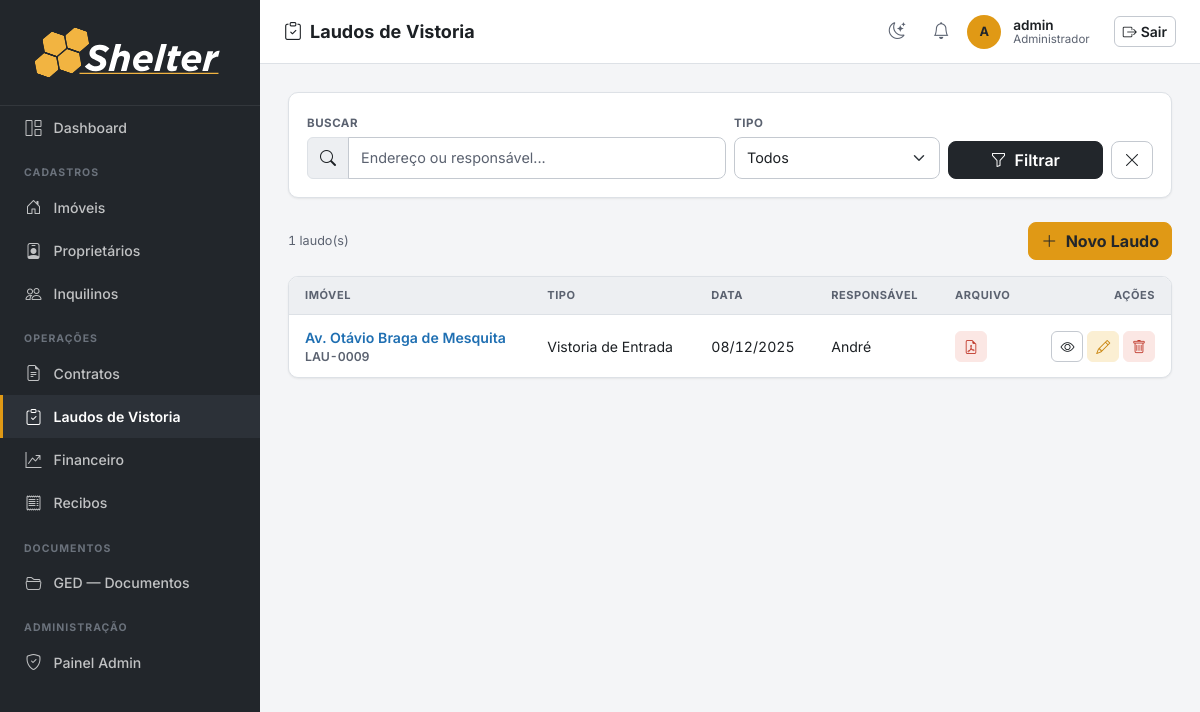
Page /laudos/ (signed in) on the committed database.
### imoveis/models.py (models this page shows, shortened)
class LaudoVistoria(IdentificavelMixin, models.Model):
    PREFIXO_CODIGO = 'LAU'
    TIPO_CHOICES = [
        ('entrada', 'Vistoria de Entrada'),
        ('saida', 'Vistoria de Saída'),
    ]
    imovel = models.ForeignKey(Imovel, on_delete=models.CASCADE, related_name='laudos')
    contrato = models.ForeignKey(Contrato, on_delete=models.PROTECT, related_name='laudos')
    tipo = models.CharField(max_length=20, choices=TIPO_CHOICES)
    data = models.DateField()
    responsavel = models.CharField(max_length=200, verbose_name='Responsável pela Vistoria')
    observacoes = models.TextField(blank=True, verbose_name='Observações')
    local_assinatura = models.CharField(max_length=200, blank=True, verbose_name='Local da Assinatura')
    data_assinatura = models.DateField(null=True, blank=True, verbose_name='Data da Assinatura')
    arquivo = models.FileField(upload_to='laudos/', blank=True, null=True, verbose_name='Laudo em PDF')
    documento_gerado = models.FileField(upload_to='laudos/gerados/', blank=True, null=True,
                                        verbose_name='Laudo gerado (PDF)')
    criado_em = models.DateTimeField(auto_now_add=True)
    class Meta:
        verbose_name = 'Laudo de Vistoria'
        verbose_name_plural = 'Laudos de Vistoria'
        ordering = ['-data']
    @property
    def dependentes_cascata(self):
        pares = [
            ('item(ns) de vistoria', self.itens.count()),
            ('testemunha(s)', self.testemunhas.count()),
            ('documento(s) gerado(s)', self.documentos_gerados.count()),
        ]
        return [(label, n) for label, n in pares if n > 0]

class Imovel(IdentificavelMixin, models.Model):
    PREFIXO_CODIGO = 'IMV'
    TIPO_CHOICES = [
        ('apartamento', 'Apartamento'),
        ('casa', 'Casa'),
        ('comercial', 'Comercial'),
        ('terreno', 'Terreno'),
        ('galpao', 'Galpão'),
    ]
    STATUS_CHOICES = [
        ('ocupado', 'Ocupado'),
        ('vago', 'Vago'),
        ('manutencao', 'Em Manutenção'),
    ]
    CATEGORIA_CHOICES = [
        ('urbano', 'Urbano'),
        ('rural', 'Rural'),
    ]
    proprietario = models.ForeignKey(Proprietario, on_delete=models.PROTECT, related_name='imoveis')
    tipo = models.CharField(max_length=20, choices=TIPO_CHOICES)
    status = models.CharField(max_length=20, choices=STATUS_CHOICES, default='vago')
    categoria = models.CharField(max_length=10, choices=CATEGORIA_CHOICES, default='urbano', verbose_name='Categoria')
    endereco = models.CharField(max_length=300)
    numero = models.CharField(max_length=20, blank=True, verbose_name='Número')
    complemento = models.CharField(max_length=100, blank=True, verbose_name='Complemento')
    bairro = models.CharField(max_length=100, blank=True)
    cidade = models.CharField(max_length=100, default='')
    area_m2 = models.DecimalField(max_digits=8, decimal_places=2, null=True, blank=True, verbose_name='Área (m²)')
    descricao = models.TextField(blank=True)
    matricula = models.CharField(max_length=100, blank=True, verbose_name='Matrícula')
    data_aquisicao = models.DateField(null=True, blank=True, verbose_name='Data de Aquisição')
    valor_aquisicao = models.DecimalField(max_digits=14, decimal_places=2, null=True, blank=True, verbose_name='Valor de Aquisição')
    cadastro_prefeitura = models.CharField(max_length=100, blank=True, verbose_name='Cadastro Prefeitura')
    planta_projeto = models.FileField(upload_to='plantas/', blank=True, null=True, verbose_name='Planta/Projeto')
    nirf = models.CharField(max_length=50, blank=True, verbose_name='NIRF')
    incra = models.CharField(max_length=50, blank=True, verbose_name='INCRA')
    car = models.CharField(max_length=100, blank=True, verbose_name='CAR')
    criado_em = models.DateTimeField(auto_now_add=True)
    class Meta:
        verbose_name = 'Imóvel'
        verbose_name_plural = 'Imóveis'
        ordering = ['endereco']

### imoveis/views.py (the view)
# urls.py: path('laudos/', views.laudo_list, name='laudo_list'),
@login_required
def laudo_list(request):
    q = request.GET.get('q', '')
    tipo = request.GET.get('tipo', '')
    qs = LaudoVistoria.objects.select_related('imovel', 'contrato')
    if q:
        qs = qs.filter(Q(imovel__endereco__icontains=q) | Q(responsavel__icontains=q))
    if tipo:
        qs = qs.filter(tipo=tipo)
    return render(request, 'laudos/laudo_list.html', {
        'laudos': qs, 'q': q, 'tipo': tipo,
        'tipo_choices': LaudoVistoria.TIPO_CHOICES,
    })

### imoveis/context_processors.py (called while the page is built)
def notificacoes_usuario(request):
    user = getattr(request, 'user', None)
    if user is None or not user.is_authenticated:
        return {}
    ultimas = user.notificacoes.all()[:LIMITE_NOTIFICACOES_TOPBAR]
    return {'ultimas_notificacoes_usuario': ultimas}

### imoveis/identidade.py (called while the page is built)
    @property
    def codigo(self):
        if self.pk is None:
            return f'{self.PREFIXO_CODIGO}-????'
        return f'{self.PREFIXO_CODIGO}-{self.pk:04d}'

### templates/laudos/laudo_list.html (shortened to what this page needs)
{% extends 'base.html' %}
{% block page_title %}<i class="bi bi-clipboard-check me-2"></i>Laudos de Vistoria{% endblock %}
{% block nav_laudos %}active{% endblock %}
{% block content %}
<div class="section-card mb-4">
  <div class="section-card-body">
    <form method="get" class="row g-2 align-items-end">
      <div class="col-md-6"><label class="form-label">Buscar</label>
        <div class="input-group">
          <span class="input-group-text"><i class="bi bi-search"></i></span>
          <input type="text" name="q" value="{{ q }}" class="form-control" placeholder="Endereço ou responsável...">
        </div>
      </div>
      <div class="col-md-3"><label class="form-label">Tipo</label>
        <select name="tipo" class="form-select"><option value="">Todos</option>{% for val, label in tipo_choices %}<option value="{{ val }}" {% if tipo == val %}selected{% endif %}>{{ label }}</option>{% endfor %}</select>
      </div>
      <div class="col-md-3 d-flex gap-2">
        <button type="submit" class="btn btn-graphite flex-fill"><i class="bi bi-funnel me-1"></i> Filtrar</button>
        <a href="{% url 'laudo_list' %}" class="btn btn-outline-secondary"><i class="bi bi-x-lg"></i></a>
      </div>
    </form>
  </div>
</div>
<div class="d-flex justify-content-between align-items-center mb-3">
  <span class="text-muted small">{{ laudos.count }} laudo(s)</span>
  <a href="{% url 'laudo_create' %}" class="btn btn-primary"><i class="bi bi-plus-lg me-1"></i> Novo Laudo</a>
</div>
<div class="section-card">
  <div class="table-responsive">
    <table class="table mb-0">
      <thead>
        <tr><th>Imóvel</th><th>Tipo</th><th>Data</th><th>Responsável</th><th>Arquivo</th><th class="text-end">Ações</th></tr>
      </thead>
      <tbody>
        {% for l in laudos %}
        <tr>
          <td class="fw-semibold">
            <a href="{% url 'laudo_detail' l.pk %}">{{ l.imovel.endereco|truncatechars:35 }}</a>
            <div class="small text-muted">{{ l.codigo }}</div>
          </td>
          <td>{{ l.get_tipo_display }}</td>
          <td>{{ l.data|date:"d/m/Y" }}</td>
          <td>{{ l.responsavel }}</td>
          <td>
            {% if l.documento_gerado %}<a href="{{ l.documento_gerado.url }}" target="_blank" class="btn btn-sm btn-outline-danger" title="Laudo gerado"><i class="bi bi-file-earmark-pdf"></i></a>
            {% elif l.arquivo %}<a href="{{ l.arquivo.url }}" target="_blank" class="btn btn-sm btn-outline-secondary"><i class="bi bi-file-earmark-pdf"></i></a>
            {% else %}—{% endif %}
          </td>
          <td class="text-end">
            <a href="{% url 'laudo_detail' l.pk %}" class="btn btn-sm btn-outline-secondary"><i class="bi bi-eye"></i></a>
            <a href="{% url 'laudo_edit' l.pk %}" class="btn btn-sm btn-outline-primary"><i class="bi bi-pencil"></i></a>
            <button class="btn btn-sm btn-outline-danger" data-bs-toggle="modal" data-bs-target="#del{{ l.pk }}"><i class="bi bi-trash"></i></button>
          </td>
        </tr>
        {% empty %}
        <tr>
          <td colspan="6" class="border-0">
            <div class="empty-state"><i class="bi bi-inbox"></i>Nenhum laudo encontrado.</div>
          </td>
        </tr>
        {% endfor %}
      </tbody>
    </table>
  </div>
</div>
{% endblock %}

### templates/base.html (shortened to what this page needs)
{% load static %}
<!DOCTYPE html>
<html lang="pt-BR">
<head>
  <link rel="stylesheet" href="https://cdn.jsdelivr.net/npm/bootstrap@5.3.3/dist/css/bootstrap.min.css">
  <link rel="stylesheet" href="https://cdn.jsdelivr.net/npm/bootstrap-icons@1.11.3/font/bootstrap-icons.min.css">
  <link rel="stylesheet" href="https://cdn.jsdelivr.net/npm/flatpickr/dist/flatpickr.min.css">
  <link rel="stylesheet" href="{% static 'css/shelter.css' %}">
</head>
<body>
<nav id="sidebar">
  <div class="sidebar-brand">
    <img src="{% static 'assets/Shelter_LOGO_white.svg' %}" alt="Shelter" class="brand-full">
  </div>
  <ul class="nav flex-column">
    <li class="nav-item">
      <a class="nav-link {% block nav_dashboard %}{% endblock %}" href="{% url 'dashboard' %}" title="Dashboard">
        <i class="bi bi-grid-1x2"></i> <span class="nav-text">Dashboard</span>
      </a>
    </li>
    <li><span class="nav-section-label">Cadastros</span></li>
    <li class="nav-item">
      <a class="nav-link {% block nav_imoveis %}{% endblock %}" href="{% url 'imovel_list' %}" title="Imóveis">
        <i class="bi bi-house-door"></i> <span class="nav-text">Imóveis</span>
      </a>
    </li>
    <li class="nav-item">
      <a class="nav-link {% block nav_proprietarios %}{% endblock %}" href="{% url 'proprietario_list' %}" title="Proprietários">
        <i class="bi bi-person-badge"></i> <span class="nav-text">Proprietários</span>
      </a>
    </li>
    <li class="nav-item">
      <a class="nav-link {% block nav_inquilinos %}{% endblock %}" href="{% url 'inquilino_list' %}" title="Inquilinos">
        <i class="bi bi-people"></i> <span class="nav-text">Inquilinos</span>
      </a>
    </li>
    <li><span class="nav-section-label">Operações</span></li>
    <li class="nav-item">
      <a class="nav-link {% block nav_contratos %}{% endblock %}" href="{% url 'contrato_list' %}" title="Contratos">
        <i class="bi bi-file-earmark-text"></i> <span class="nav-text">Contratos</span>
      </a>
    </li>
    <li class="nav-item">
      <a class="nav-link {% block nav_laudos %}{% endblock %}" href="{% url 'laudo_list' %}" title="Laudos de Vistoria">
        <i class="bi bi-clipboard-check"></i> <span class="nav-text">Laudos de Vistoria</span>
      </a>
    </li>
    <li class="nav-item">
      <a class="nav-link {% block nav_financeiro %}{% endblock %}" href="{% url 'lancamento_list' %}" title="Financeiro">
        <i class="bi bi-graph-up-arrow"></i> <span class="nav-text">Financeiro</span>
      </a>
    </li>
    <li class="nav-item">
      <a class="nav-link {% block nav_recibos %}{% endblock %}" href="{% url 'recibo_list' %}" title="Recibos">
        <i class="bi bi-receipt"></i> <span class="nav-text">Recibos</span>
      </a>
    </li>
    <li><span class="nav-section-label">Documentos</span></li>
    <li class="nav-item">
      <a class="nav-link {% block nav_documentos %}{% endblock %}" href="{% url 'documentos' %}" title="GED — Documentos">
        <i class="bi bi-folder2-open"></i> <span class="nav-text">GED — Documentos</span>
      </a>
    </li>
    {% if user.is_staff %}
    <li><span class="nav-section-label">Administração</span></li>
    <li class="nav-item">
      <a class="nav-link" href="{% url 'admin:index' %}" title="Painel Admin">
        <i class="bi bi-shield-check"></i> <span class="nav-text">Painel Admin</span>
      </a>
    </li>
    {% endif %}
  </ul>
</nav>
<header id="topbar">
  <span class="page-title">{% block page_title %}{% endblock %}</span>
  <div class="user-info ms-auto">
    <button type="button" class="icon-btn" id="theme-toggle" title="Alternar tema claro/escuro" aria-label="Alternar tema claro/escuro">
      <i class="bi bi-moon-stars"></i>
    </button>
    <div class="dropdown notif-dropdown">
      <button class="icon-btn" type="button" id="notifDropdown" data-bs-toggle="dropdown"
              aria-expanded="false" title="Notificações" aria-label="Notificações">
        <i class="bi bi-bell"></i>
      </button>
    </div>
    <div class="user-avatar">
      {{ user.get_short_name|default:user.username|first|upper }}
    </div>
    <div class="ms-1">
      <div class="user-name">{{ user.get_short_name|default:user.username }}</div>
      <div class="user-role">{% if user.is_staff %}Administrador{% else %}Usuário{% endif %}</div>
    </div>
    <form method="post" action="{% url 'logout' %}" class="d-inline ms-3">
      <button type="submit" class="btn btn-outline-secondary btn-sm">
        <i class="bi bi-box-arrow-right me-1"></i>Sair
      </button>
    </form>
  </div>
</header>
<main id="main-content">
  {% block content %}{% endblock %}
</main>
</body>
</html>

### rows in the picture
LaudoVistoria: imovel.endereco "Av. Otávio Braga de Mesquita", codigo "LAU-0009", tipo "Vistoria de Entrada", data "08/12/2025", responsavel "André"

### other values in the picture
{{ user.get_short_name|default:user.username|first|upper }} "A"
{{ user.get_short_name|default:user.username }} "admin"
{{ laudos.count }} "1"
